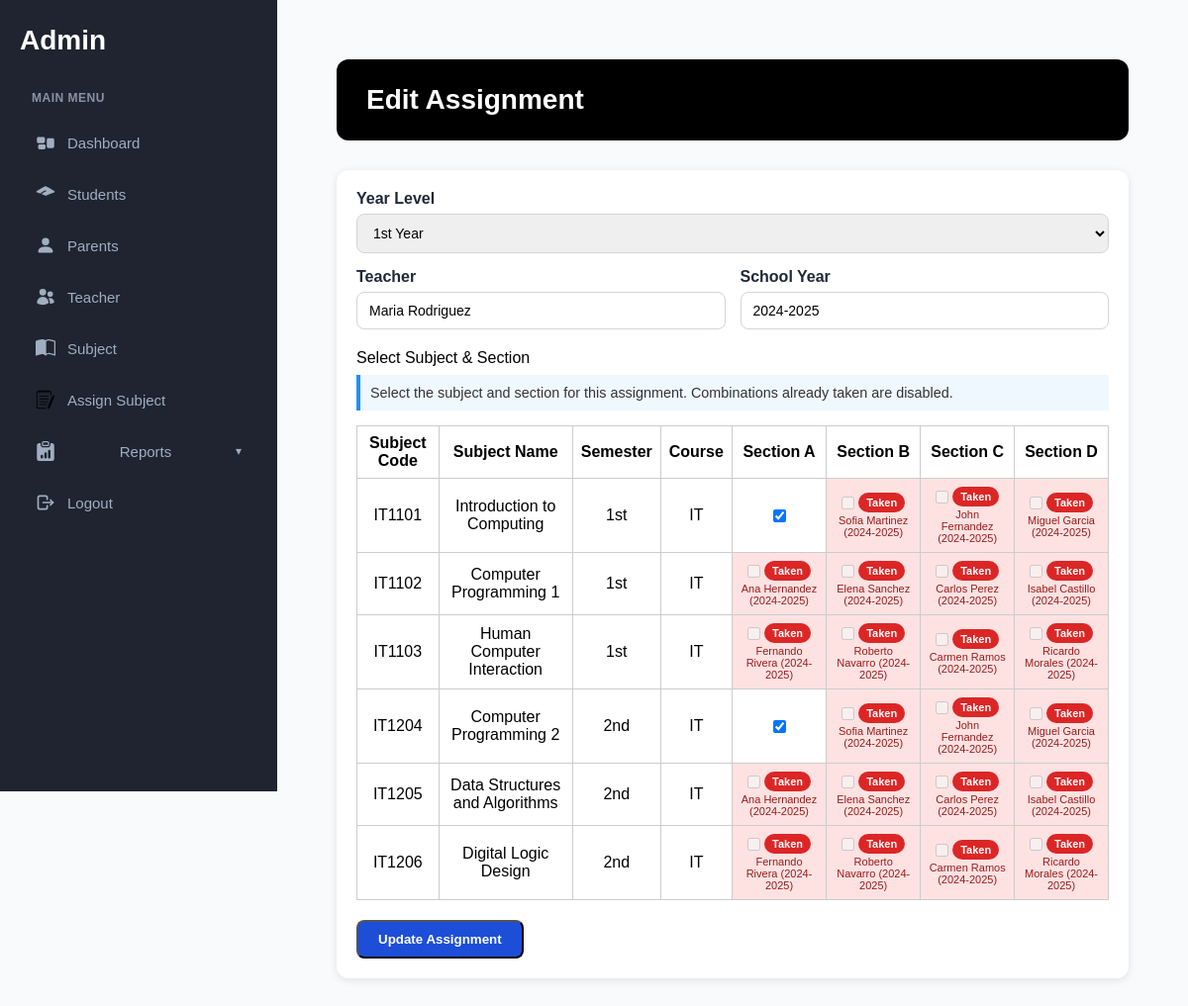
/academic/assignments/edit-page/99/ (signed in), run on the app's committed database.
### academics/models.py (models this page shows, shortened)
class SubjectOffering(models.Model):
    subject = models.ForeignKey(
        Subject,
        on_delete=models.CASCADE,
        related_name='offerings',
    )
    teacher = models.ForeignKey(
        "accounts.TeacherProfile",
        on_delete=models.SET_NULL,
        null=True,
        related_name='subjects',
    )
    year = models.CharField(max_length=10, choices=YEAR_LEVEL_CHOICES)
    section = models.CharField(max_length=5, choices=SECTION_CHOICES, default=SECTION_CHOICES[0][0])
    school_year = models.CharField(max_length=20)
    class Meta:
        unique_together = (
            'subject',
            'year',
            'section',
            'school_year',
        )

class Subject(models.Model):
    course = models.ForeignKey(Course, on_delete=models.SET_NULL, null=True)
    subject_code = models.CharField(max_length=20)
    name = models.CharField(max_length=255)
    semester_number = models.CharField(
        max_length=3,
        choices=[('1st', '1st Semester'), ('2nd', '2nd Semester')],
    )
    year_level = models.CharField(
        max_length=10,
        choices=YEAR_LEVEL_CHOICES,
        default='1st',
    )
    class Meta:
        unique_together = ('subject_code', 'semester_number', 'year_level')

class Course(models.Model):
    name = models.CharField(max_length=255)
    description = models.CharField(max_length=255)

### accounts/models.py (models this page shows, shortened)
class TeacherProfile(models.Model):
    user = models.OneToOneField(CustomUser, on_delete=models.CASCADE, limit_choices_to={'role':'teacher'})
    first_name = models.CharField(max_length=50)
    middle_name = models.CharField(max_length=50, blank=True, null=True)
    last_name = models.CharField(max_length=50)

### academics/views.py (the view, shortened to what this page needs)
# urls.py: path('assignments/edit-page/<int:offering_id>/', views.edit_assignment_page, name='edit_assignment_page'),
@login_required
def edit_assignment_page(request, offering_id):
    assignment = get_object_or_404(SubjectOffering, id=offering_id)
    teacher_list = TeacherProfile.objects.all()
    selected_year = request.GET.get('year') or assignment.year
    subjects = Subject.objects.filter(
        year_level=selected_year
    ).select_related('course').order_by('course__name', 'subject_code')
    existing_offerings = SubjectOffering.objects.select_related('teacher').filter(
        year=selected_year,
        school_year=assignment.school_year,
    )
    offerings_by_subject_section = {
        (offering.subject_id, offering.section): offering
        for offering in existing_offerings
    }
    subject_rows = []
    for subject in subjects:
        section_status = []
        for value, label in SECTION_CHOICES:
            offering = offerings_by_subject_section.get((subject.id, value))
            is_selected = (
                offering is not None
                and offering.teacher_id == assignment.teacher_id
                and offering.school_year == assignment.school_year
            )
            section_status.append({
                'value': value,
                'label': label,
                'is_selected': is_selected,
                'is_taken': offering is not None and offering.teacher_id != assignment.teacher_id,
                'assigned_teacher': offering.teacher if offering and offering.teacher else None,
                'school_year': offering.school_year if offering else '',
            })
        subject_rows.append({
            'subject': subject,
            'sections': section_status,
        })
    return render(request, 'dashboard/edit_assignment_page.html', {
        'assignment': assignment,
        'teacher_list': teacher_list,
        'subjects': subjects,
        'subject_rows': subject_rows,
        'year_levels': YEAR_LEVEL_CHOICES,
        'sections': SECTION_CHOICES,
        'selected_year': selected_year,
    })

### dashboard/templates/dashboard/edit_assignment_page.html (shortened to what this page needs)
{% extends 'base.html' %}
{% load static %}
{% block content %}
<div class="dashboard-container">
  <div class="dashboard-header">
    <h2>Edit Assignment</h2>
  </div>
  <div class="attendance-box">
    <form method="get" class="styled-filter" style="margin-bottom: 15px;">
      <div class="form-field">
        <label for="year_filter">Year Level</label>
        <select id="year_filter" name="year" class="form-control" onchange="this.form.submit()">
          {% for value,label in year_levels %}
            <option value="{{ value }}" {% if value == selected_year %}selected{% endif %}>{{ label }}</option>
          {% endfor %}
        </select>
      </div>
    </form>
    <form method="post" action="{% url 'academics:edit_assignment_page' assignment.id %}">
      <div class="form-grid">
        <div class="form-field">
          <label for="teacherInput">Teacher</label>
          <input id="teacherInput" list="teacherList" class="form-control"
                 value="{{ assignment.teacher.first_name }} {{ assignment.teacher.last_name }}"
                 required>
        </div>
        <div class="form-field">
          <label for="schoolYearInput">School Year</label>
          <input id="schoolYearInput" type="text" name="school_year" value="{{ assignment.school_year }}" class="form-control" required>
        </div>
      </div>
      <div class="form-group" style="margin-top:20px;">
        <label>Select Subject &amp; Section</label>
        <p class="info-note" style="margin-top:8px;">
          Select the subject and section for this assignment. Combinations already taken are disabled.
        </p>
        <table class="subject-table recent-table">
          <thead>
            <tr>
              <th>Subject Code</th>
              <th>Subject Name</th>
              <th>Semester</th>
              <th>Course</th>
              {% for value,label in sections %}
                <th>Section {{ label }}</th>
              {% endfor %}
            </tr>
          </thead>
          <tbody>
            {% if subject_rows %}
              {% for row in subject_rows %}
                {% with sub=row.subject %}
                <tr>
                  <td>{{ sub.subject_code }}</td>
                  <td>{{ sub.name }}</td>
                  <td>{{ sub.semester_number }}</td>
                  <td>{{ sub.course.name }}</td>
                  {% for sec in row.sections %}
                    <td class="{% if sec.is_taken %}taken-cell{% endif %}">
                      <label class="section-checkbox">
                        <input type="checkbox"
                               name="assign_{{ sub.id }}_{{ sec.value }}"
                               {% if sec.is_selected %}checked{% endif %}
                               {% if sec.is_taken %}disabled{% endif %}>
                        {% if sec.is_taken %}
                          <span class="taken-pill">Taken</span>
                        {% endif %}
                      </label>
                      {% if sec.is_taken and sec.assigned_teacher %}
                        <div class="taken-meta">
                          {{ sec.assigned_teacher.first_name }} {{ sec.assigned_teacher.last_name }}
                          ({{ sec.school_year }})
                        </div>
                      {% endif %}
                    </td>
                  {% endfor %}
                </tr>
                {% endwith %}
              {% endfor %}
            {% else %}
              <tr>
                <td colspan="{{ 4|add:sections|length }}" class="empty-row">No subjects found for this year level.</td>
              </tr>
            {% endif %}
          </tbody>
        </table>
      </div>
      <div style="margin-top:20px;">
        <button type="submit" class="btn add-subject-btn">Update Assignment</button>
      </div>
    </form>
  </div>
</div>
{% endblock %}

### core/static/css/styles.css (style rules this page uses)
* { margin: 0; padding: 0; box-sizing: border-box; }
body { font-family: -apple-system, BlinkMacSystemFont, 'Segoe UI', Roboto, Oxygen, Ubuntu, Cantarell, sans-serif; background-color: #f8fafc; min-height: 100vh; margin: 0; padding: 0; }
.dashboard-container { padding: 30px; font-family: 'Poppins', sans-serif; }
.dashboard-header { background: #000; color: #fff; padding: 25px 30px; border-radius: 12px; margin-bottom: 30px; }
.dashboard-header h2 { margin: 0; font-size: 28px; font-weight: 700; }
.attendance-box, .recent-box { background: #fff; border-radius: 12px; box-shadow: 0 2px 8px rgba(0,0,0,0.1); padding: 20px; flex: 1; }
.recent-table { width: 100%; border-collapse: collapse; margin-top: 15px; }
.recent-table th, .recent-table td { border-bottom: 1px solid #ddd; padding: 10px; text-align: left; }
.add-student-btn , .add-subject-btn { background-color: #1d4ed8; color: #fff; padding: 10px 20px; border-radius: 8px; text-decoration: none; font-weight: 600; transition: background-color 0.3s ease; }
.dashboard-header { display: flex; justify-content: space-between; align-items: center; background: #000; color: #fff; padding: 25px 30px; border-radius: 12px; margin-bottom: 30px; }
.attendance-box { flex: 1; background: #fff; border-radius: 12px; box-shadow: 0 2px 8px rgba(0,0,0,0.1); padding: 20px; }
.add-subject-btn { background-color: #1d4ed8; color: #fff; padding: 10px 20px; border-radius: 8px; text-decoration: none; font-weight: 600; transition: background-color 0.3s ease; }
.info-note { background-color: #f0f8ff; border-left: 4px solid #1e90ff; padding: 10px; margin-bottom: 15px; font-size: 0.9rem; color: #333; }

### core/static/css/report.css (style rules this page uses)
* { margin: 0; padding: 0; box-sizing: border-box; }
body { font-family: 'Poppins', sans-serif; background-color: #f8fafc; min-height: 100vh; margin: 0; padding: 0; }
.dashboard-container { padding: 30px; }
.dashboard-header { display: flex; justify-content: space-between; align-items: center; background: #000; color: #fff; padding: 25px 30px; border-radius: 12px; margin-bottom: 30px; }
.dashboard-header h2 { font-size: 28px; font-weight: 700; }
.attendance-box { background: #fff; border-radius: 12px; box-shadow: 0 2px 8px rgba(0,0,0,0.1); padding: 20px; overflow-x: auto; }

### dashboard/templates/dashboard/edit_assignment_page.html (style rules this page uses)
.form-grid { display: grid; grid-template-columns: repeat(auto-fit, minmax(220px, 1fr)); gap: 15px; margin-top: 15px; }
.form-field label { font-weight: 600; display: block; margin-bottom: 6px; color: #1f2937; }
.form-field .form-control, .form-field input, .form-field select { width: 100%; padding: 10px 12px; border: 1px solid #d1d5db; border-radius: 8px; font-size: 14px; }
.subject-table { width: 100%; border-collapse: collapse; margin-bottom: 15px; }
.subject-table th, .subject-table td { border: 1px solid #ccc; padding: 8px; text-align: center; }
.taken-cell { background-color: #fee2e2; }
.taken-cell input[type="checkbox"] { cursor: not-allowed; }
.section-checkbox { display: flex; align-items: center; gap: 4px; justify-content: center; }
.taken-pill { display: inline-block; padding: 4px 8px; border-radius: 999px; background-color: #dc2626; color: #fff; font-size: 11px; font-weight: 600; }
.taken-meta { font-size: 11px; color: #991b1b; margin-top: 2px; }

### data on the page
SubjectOffering: year "1st Year", teacher.first_name "Maria Rodriguez", school_year "2024-2025"
Subject: subject.subject_code "IT1101", subject.name "Introduction to Computing", subject.semester_number "1st", subject.course.name "IT"
TeacherProfile: shows "Taken", assigned_teacher.first_name "Sofia", assigned_teacher.last_name "Martinez", school_year "2024-2025"
TeacherProfile: shows "Taken", assigned_teacher.first_name "John", assigned_teacher.last_name "Fernandez", school_year "2024-2025"
TeacherProfile: shows "Taken", assigned_teacher.first_name "Miguel", assigned_teacher.last_name "Garcia", school_year "2024-2025"
Subject: subject.subject_code "IT1102", subject.name "Computer Programming 1", subject.semester_number "1st", subject.course.name "IT"
TeacherProfile: shows "Taken", assigned_teacher.first_name "Ana", assigned_teacher.last_name "Hernandez", school_year "2024-2025"
TeacherProfile: shows "Taken", assigned_teacher.first_name "Elena", assigned_teacher.last_name "Sanchez", school_year "2024-2025"
TeacherProfile: shows "Taken", assigned_teacher.first_name "Carlos", assigned_teacher.last_name "Perez", school_year "2024-2025"
TeacherProfile: shows "Taken", assigned_teacher.first_name "Isabel", assigned_teacher.last_name "Castillo", school_year "2024-2025"
Subject: subject.subject_code "IT1103", subject.name "Human Computer Interaction", subject.semester_number "1st", subject.course.name "IT"
TeacherProfile: shows "Taken", assigned_teacher.first_name "Fernando", assigned_teacher.last_name "Rivera", school_year "2024-2025"
TeacherProfile: shows "Taken", assigned_teacher.first_name "Roberto", assigned_teacher.last_name "Navarro", school_year "2024-2025"
TeacherProfile: shows "Taken", assigned_teacher.first_name "Carmen", assigned_teacher.last_name "Ramos", school_year "2024-2025"
TeacherProfile: shows "Taken", assigned_teacher.first_name "Ricardo", assigned_teacher.last_name "Morales", school_year "2024-2025"
Subject: subject.subject_code "IT1204", subject.name "Computer Programming 2", subject.semester_number "2nd", subject.course.name "IT"
Subject: subject.subject_code "IT1205", subject.name "Data Structures and Algorithms", subject.semester_number "2nd", subject.course.name "IT"
Subject: subject.subject_code "IT1206", subject.name "Digital Logic Design", subject.semester_number "2nd", subject.course.name "IT"

### other printed values
{{ label }} "A" "B" "C" "D"
